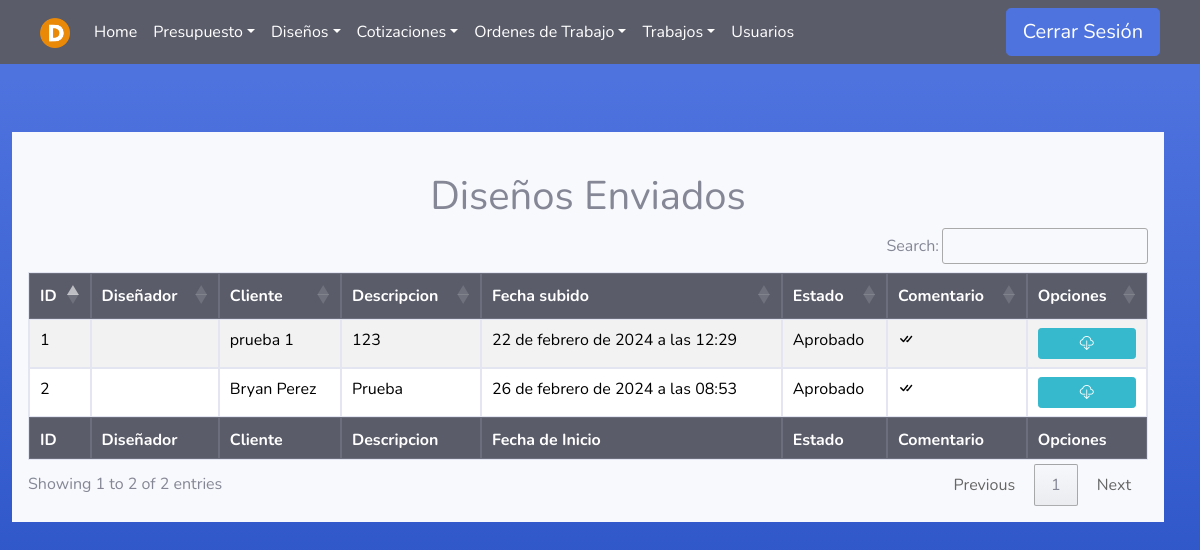
/Diseno/Enviado/ (signed in), run on an earlier commit of the app's database.
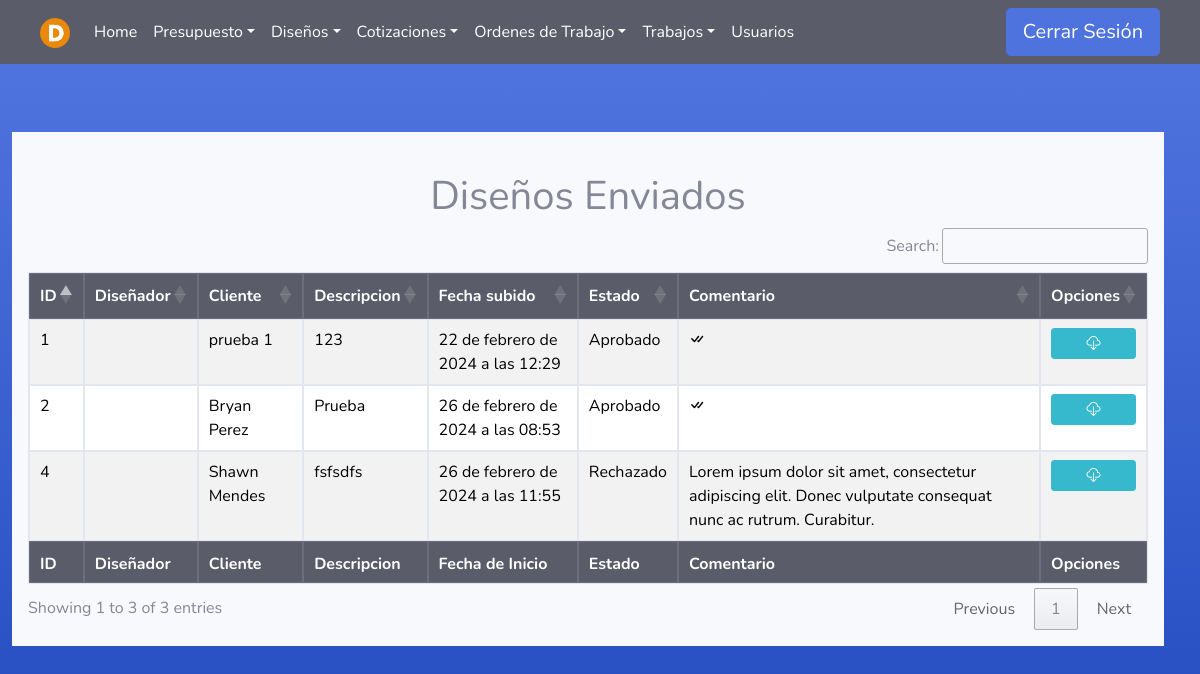
And on a later commit of the database.
### Asesores/models.py (models this page shows)
class Diseno(models.Model):
    usuario = models.ForeignKey(User, on_delete=models.PROTECT, null=False, blank=False)
    presupuesto = models.ForeignKey(Presupuesto, on_delete=models.PROTECT, null=False, blank=False)
    fecha = models.DateTimeField(auto_now_add=True)
    estado=models.TextField(null=True, blank=True, default='Diseñando')
    comentario=models.TextField(null=True, blank=True)
    archivo = models.FileField( upload_to='media/disenosPresupuestos/',null=False, blank=False)

class Presupuesto(models.Model):
    asesor = models.ForeignKey(User, on_delete=models.PROTECT, null=False, blank=False)
    fecha_inicio = models.DateTimeField(null=False, auto_now_add=True, blank=False)
    cliente = models.CharField(max_length=100, null=False, blank=False)
    descripcion = models.TextField(null=False, blank=False)
    estado=models.TextField(null=True, blank=True)
    fecha_fin = models.DateTimeField(null=True, blank=True)

### Disenadores/views.py (the view)
# urls.py: path('Enviado/', disenador_views.listadoPEnviados , name='Diseno_enviado'),
@login_required(login_url='index')
def listadoPEnviados(request):
    user = request.user
    if user.groups.filter(name='Designer').exists():
        disenos = Diseno.objects.select_related('presupuesto').filter(usuario=user.id).exclude(estado="Diseño guía")
        return render(request, 'Designer/listado_disenos_enviados.html', {'disenos': disenos})
    elif (user.groups.filter(name='Administrador').exists() or user.is_superuser):
        disenos = Diseno.objects.select_related('presupuesto').exclude(estado="Diseño guía")
        return render(request, 'Designer/listado_disenos_enviados.html', {'disenos': disenos})
    else:
        error = "No tienes permiso para acceder a esta página."
        return render(request, '404.html', {'error': error})

### Templates/Designer/listado_disenos_enviados.html
{% extends 'tables.html' %}
{% block botones%}
<div class="text-center">
    <br>
    <h1>Diseños Enviados</h1>
</div>
{% endblock %}
{% load static %}
{% block head %}
<th>ID</th>
{% if user.is_superuser or user.groups.all.0.name == "Administrador" %}
<th>Diseñador</th>
{% endif %}
<th>Cliente</th>
<th>Descripcion</th>
<th>Fecha subido</th>
<th>Estado</th>
<th>Comentario</th>
<th>Opciones</th>
{% endblock %}
{% block tbody %}
{% for d in disenos %}
<tr>
    <td>{{ d.id }}</td>
    {% if user.is_superuser or user.groups.all.0.name == "Administrador" %}
    <td>{{ d.usuario.first_name}} {{ d.usuario.last_name}}</td>
    {% endif %}
    <td>{{ d.presupuesto.cliente }}</td>
    <td>{{ d.presupuesto.descripcion }}</td>
    <td>{{ d.fecha }}</td>
    <td>{{ d.estado }}</td>
    <td>
        {% if d.estado == 'Rechazado' %}
            {{d.comentario}}
        {% elif d.estado == 'Aprobado' %}
            <i class="bi bi-check-all"></i>
        {% else %}
            <i class="bi bi-hourglass-split"></i>
        {% endif %}
    </td>
    <td>
        <a class="btn btn-info btn-sm btn-block" href="{% url 'descargar_archivo' id=d.id %}" download>
            <i class="bi bi-cloud-download"></i>
        </a>
    </td>
</tr>
{% endfor %}
{% endblock %}
{% block footer %}
<th>ID</th>
{% if user.is_superuser or user.groups.all.0.name == "Administrador" %}
<th>Diseñador</th>
{% endif %}
<th>Cliente</th>
<th>Descripcion</th>
<th>Fecha de Inicio</th>
<th>Estado</th>
<th>Comentario</th>
<th>Opciones</th>
{% endblock %}

What changed in the data, as far as the page shows it:
added Diseno: id "4", presupuesto.cliente "Shawn Mendes", presupuesto.descripcion "fsfsdfs", fecha "26 de febrero de 2024 a las 11:55", estado "Rechazado", comentario "Lorem ipsum dolor sit amet, consectetur adipiscing elit. Donec vulputate consequat nunc ac rutrum. Curabitur."
Also different on the page:
text written by a page script: "Search: Showing 1 to 2 of 2 entries Previous 1 Next" → "Search: Showing 1 to 3 of 3 entries Previous 1 Next"
